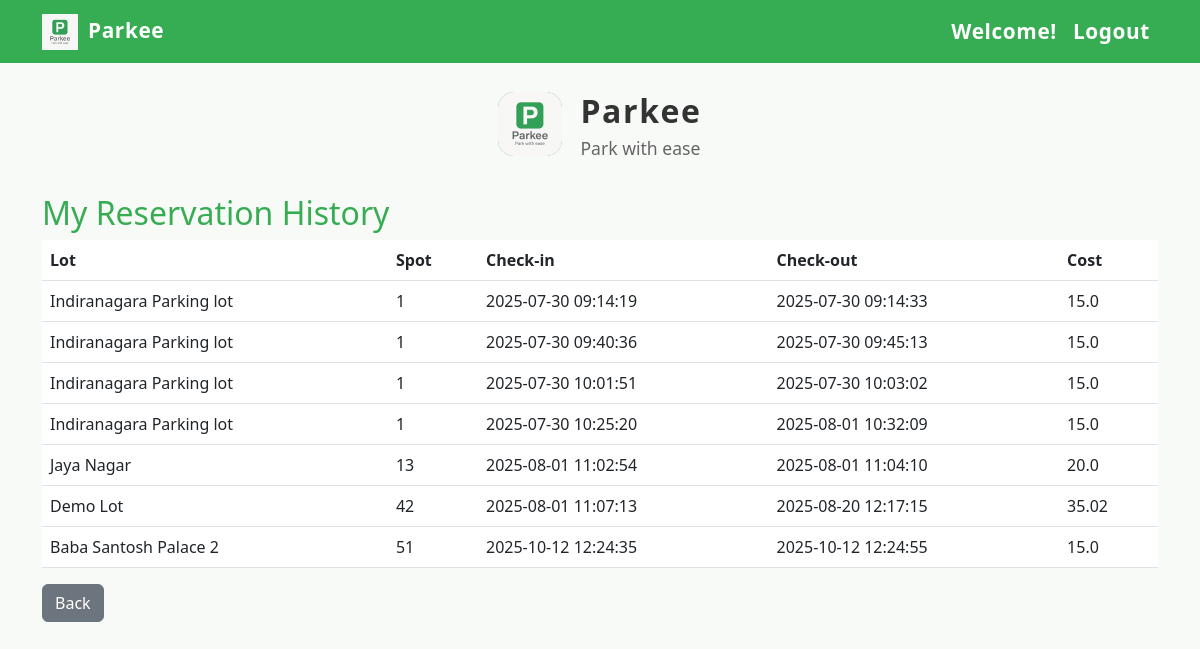
The app's page /history (signed in) with its own data.
### app.py (models this page shows)
class Reservation(db.Model):
    __tablename__ = "reservation"
    id = db.Column(db.Integer, primary_key=True)
    spot_id = db.Column(db.Integer, db.ForeignKey('parking_spot.id'), nullable=False)
    user_id = db.Column(db.Integer, db.ForeignKey('users.id'), nullable=False)
    start_time = db.Column(db.DateTime, nullable=False)
    end_time = db.Column(db.DateTime)
    cost = db.Column(db.Float)

class ParkingLot(db.Model):
    __tablename__ = "parking_lot"
    id = db.Column(db.Integer, primary_key=True)
    name = db.Column(db.String(100), nullable=False)
    address = db.Column(db.String(200))
    pin_code = db.Column(db.String(10))
    price_per_hour = db.Column(db.Float, nullable=False)
    max_spots = db.Column(db.Integer, nullable=False)
    spots = db.relationship("ParkingSpot", backref="lot", cascade="all, delete", lazy=True)

class ParkingSpot(db.Model):
    __tablename__ = "parking_spot"
    id = db.Column(db.Integer, primary_key=True)
    lot_id = db.Column(db.Integer, db.ForeignKey('parking_lot.id'), nullable=False)
    status = db.Column(db.String(1), default="A")  # A: available, O: occupied
    reservations = db.relationship("Reservation", backref="spot", lazy=True)

### app.py (the view)
@app.route('/history')
@login_required()
def reservation_history():
    user = current_user()
    reservations = Reservation.query.filter_by(user_id=user.id).all()
    return render_template('reservation_history.html', reservations=reservations)

### app.py (called while the page is built)
def current_user():
    if 'user_id' not in session:
        return None
    return User.query.get(session['user_id'])

def login_required(role=None):
    def wrapper(fn):
        from functools import wraps
        @wraps(fn)
        def decorated(*args, **kwargs):
            user = current_user()
            if not user:
                return redirect(url_for('login'))
            if role == 'admin' and not user.is_admin:
                return redirect(url_for('user_dashboard'))
            return fn(*args, **kwargs)
        return decorated
    return wrapper

### templates/reservation_history.html
{% extends 'base.html' %}
{% block content %}
<h2 style="color:#37ad53;">My Reservation History</h2>
<table class="table bg-white">
<tr>
    <th>Lot</th>
    <th>Spot</th>
    <th>Check-in</th>
    <th>Check-out</th>
    <th>Cost</th>
</tr>
{% for r in reservations %}
<tr>
    <td>{{ r.spot.lot.name }}</td>
    <td>{{ r.spot.id }}</td>
    <td>{{ r.start_time.strftime('%Y-%m-%d %H:%M:%S') }}</td>
    <td>{% if r.end_time %}{{ r.end_time.strftime('%Y-%m-%d %H:%M:%S') }}{% else %}-{% endif %}</td>
    <td>{{ r.cost if r.cost else '-' }}</td>
</tr>
{% endfor %}
</table>
<a class="btn btn-secondary mb-4" href="{{ url_for('user_dashboard') }}">Back</a>
{% endblock %}

### templates/base.html (style rules this page uses)
body { background: #f8faf8; font-family: 'Segoe UI', Arial, sans-serif; }
.table th, .table td { vertical-align: middle !important; }

### records on screen
Reservation: spot.lot.name "Indiranagara Parking lot", spot.id "1", start_time "2025-07-30 09:14:19", end_time "2025-07-30 09:14:33", cost "15.0"
Reservation: spot.lot.name "Indiranagara Parking lot", spot.id "1", start_time "2025-07-30 09:40:36", end_time "2025-07-30 09:45:13", cost "15.0"
Reservation: spot.lot.name "Indiranagara Parking lot", spot.id "1", start_time "2025-07-30 10:01:51", end_time "2025-07-30 10:03:02", cost "15.0"
Reservation: spot.lot.name "Indiranagara Parking lot", spot.id "1", start_time "2025-07-30 10:25:20", end_time "2025-08-01 10:32:09", cost "15.0"
Reservation: spot.lot.name "Jaya Nagar", spot.id "13", start_time "2025-08-01 11:02:54", end_time "2025-08-01 11:04:10", cost "20.0"
Reservation: spot.lot.name "Demo Lot", spot.id "42", start_time "2025-08-01 11:07:13", end_time "2025-08-20 12:17:15", cost "35.02"
Reservation: spot.lot.name "Baba Santosh Palace 2", spot.id "51", start_time "2025-10-12 12:24:35", end_time "2025-10-12 12:24:55", cost "15.0"
